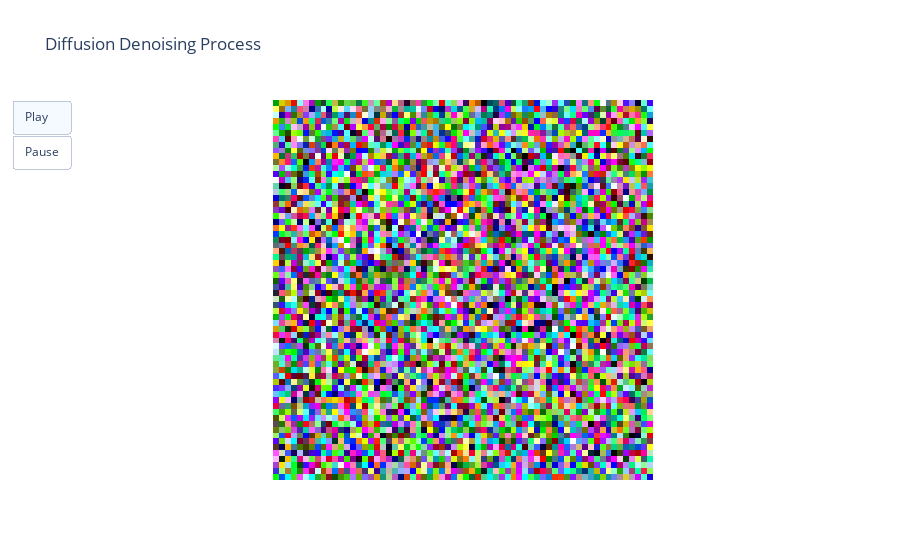
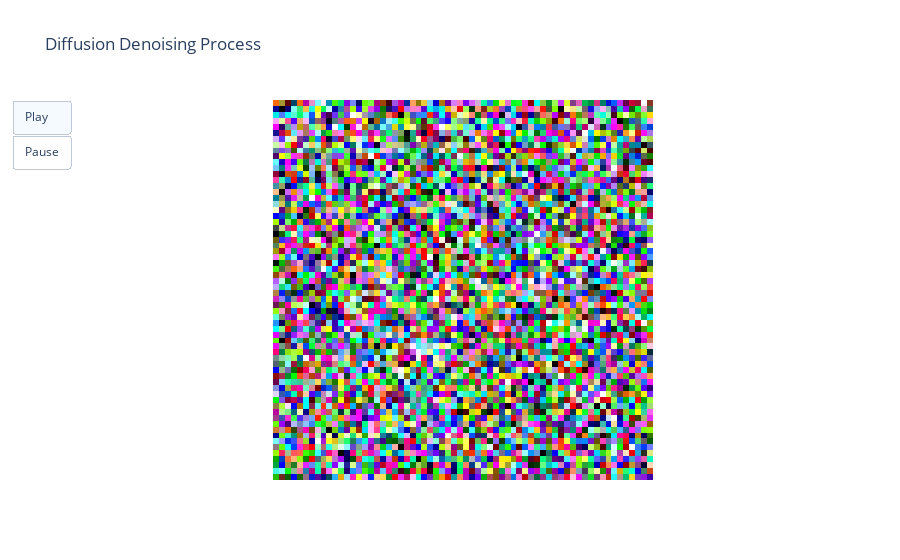
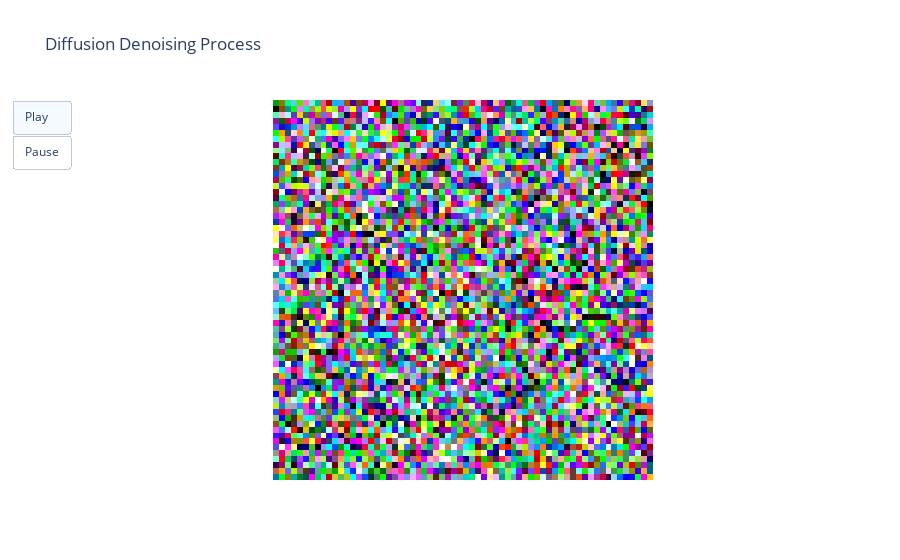
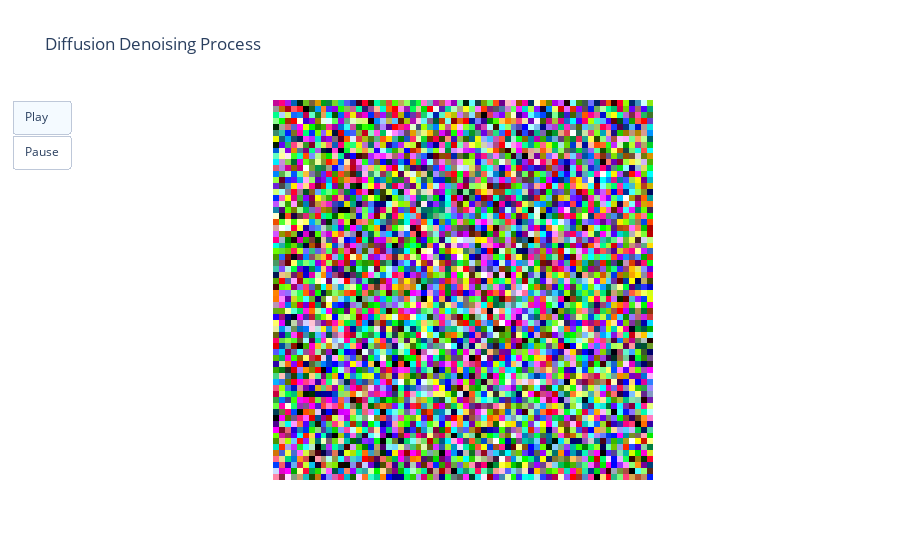

Notebook source saved alongside these figures, in order:
### Code cell
####################
## Trainning loop ##
####################

IMG_SIZE = 64

torch.manual_seed(42)
model = UNet().to(device=device)

def train(epochs):
    dataloader = get_data(img_size=IMG_SIZE, batch_size=8, img_list=pokemon)
    optimizer = torch.optim.AdamW(model.parameters(), lr=2e-4)
    scheduler = torch.optim.lr_scheduler.ReduceLROnPlateau(optimizer, mode="min", patience=250, factor=0.8)
    loss_fn = nn.MSELoss()
    diffusion = Diffusion(img_size=IMG_SIZE, device=device)
    l = len(dataloader)

    for epoch in tqdm(range(1, epochs+1), desc="Training"):
        
        epoch_loss = 0 # Track loss to give the scheduler a meaningful average
        for i, batch in enumerate(dataloader):
        # Handle both ImageFolder (returns tuple) and TensorDataset (returns tuple)
            if isinstance(batch, (list, tuple)):
                images = batch[0]
            else:
                images = batch

            images = images.to(device)
            t = diffusion.sample_timesteps(images.shape[0]).to(device)
            x_t, noise = diffusion.noise_images(images, t)
            predicted_noise = model(x_t, t)
            loss = loss_fn(noise, predicted_noise)
                        
            optimizer.zero_grad()
            loss.backward()
            optimizer.step()
            
            epoch_loss += loss.item()
            
        avg_loss = epoch_loss / len(dataloader)
        
        scheduler.step(avg_loss)
        current_lr = optimizer.param_groups[0]['lr']
        
        if (epoch == 1) or (epoch % 1000 == 0):
            print("+"*50)
            print(f"Epoch: {epoch} | Loss: {avg_loss} | Current LR: {current_lr}")
            _, img_list = diffusion.sample(model, n=1)
            fig = create_diffusion_animation(img_list)
            fig.show()

#-------
## Train
#-------

train(4000)

### Figure 1 — Plotly figure (JSON) as saved in the notebook; plotly's stock layout.template omitted (floating-point values rounded to 4 significant figures; data arrays with more than 128 entries replaced by an {"elided": "..."} marker saying what was removed)
{"data": [{"type": "image", "z": {"elided": "12288 int values"}}], "layout": {"title": {"text": "Diffusion Denoising Process"}, "updatemenus": [{"buttons": [{"args": [null, {"frame": {"duration": 33.33}}], "label": "Play", "method": "animate"}, {"args": [[null], {"frame": {"duration": 0}, "mode": "immediate"}], "label": "Pause", "method": "animate"}], "type": "buttons"}], "xaxis": {"visible": false}, "yaxis": {"visible": false}}}

### Figure 2 — Plotly figure (JSON) as saved in the notebook; plotly's stock layout.template omitted (floating-point values rounded to 4 significant figures; data arrays with more than 128 entries replaced by an {"elided": "..."} marker saying what was removed)
{"data": [{"type": "image", "z": {"elided": "12288 int values"}}], "layout": {"title": {"text": "Diffusion Denoising Process"}, "updatemenus": [{"buttons": [{"args": [null, {"frame": {"duration": 33.33}}], "label": "Play", "method": "animate"}, {"args": [[null], {"frame": {"duration": 0}, "mode": "immediate"}], "label": "Pause", "method": "animate"}], "type": "buttons"}], "xaxis": {"visible": false}, "yaxis": {"visible": false}}}

### Figure 3 — Plotly figure (JSON) as saved in the notebook; plotly's stock layout.template omitted (floating-point values rounded to 4 significant figures; data arrays with more than 128 entries replaced by an {"elided": "..."} marker saying what was removed)
{"data": [{"type": "image", "z": {"elided": "12288 int values"}}], "layout": {"title": {"text": "Diffusion Denoising Process"}, "updatemenus": [{"buttons": [{"args": [null, {"frame": {"duration": 33.33}}], "label": "Play", "method": "animate"}, {"args": [[null], {"frame": {"duration": 0}, "mode": "immediate"}], "label": "Pause", "method": "animate"}], "type": "buttons"}], "xaxis": {"visible": false}, "yaxis": {"visible": false}}}

### Figure 4 — Plotly figure (JSON) as saved in the notebook; plotly's stock layout.template omitted (floating-point values rounded to 4 significant figures; data arrays with more than 128 entries replaced by an {"elided": "..."} marker saying what was removed)
{"data": [{"type": "image", "z": {"elided": "12288 int values"}}], "layout": {"title": {"text": "Diffusion Denoising Process"}, "updatemenus": [{"buttons": [{"args": [null, {"frame": {"duration": 33.33}}], "label": "Play", "method": "animate"}, {"args": [[null], {"frame": {"duration": 0}, "mode": "immediate"}], "label": "Pause", "method": "animate"}], "type": "buttons"}], "xaxis": {"visible": false}, "yaxis": {"visible": false}}}
